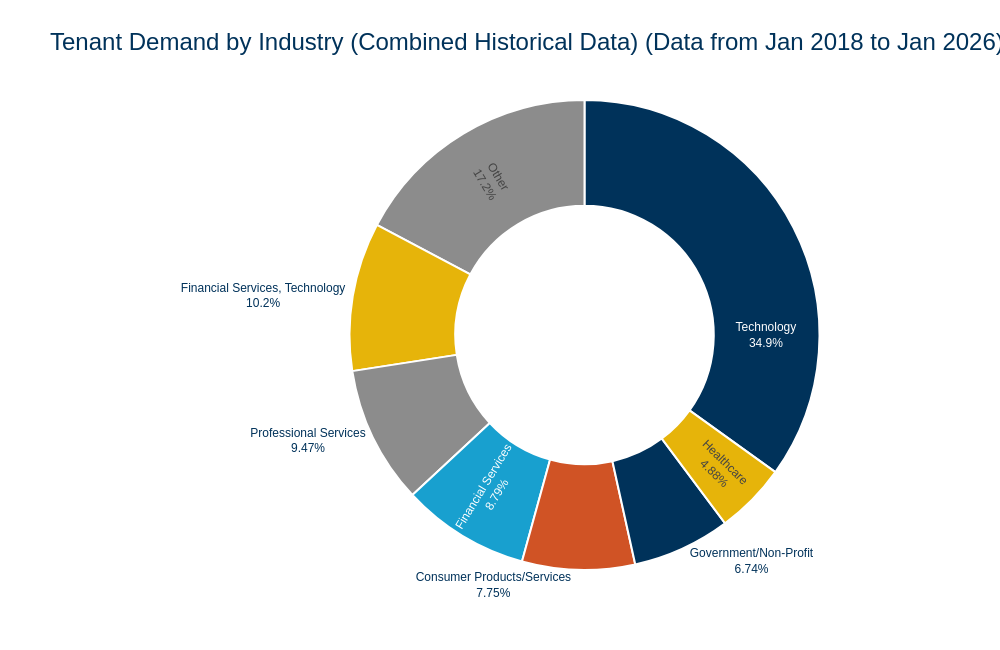

Notebook source saved alongside this figure:
### Markdown cell above
## Chart 3: Demand by Industry (Donut Chart)

### Code cell
# Aggregate by industryindustry_data = (    df_combined.dropna(subset=['sf_avg'])    .groupby('industry')['sf_avg']    .sum()    .reset_index())industry_data = industry_data[industry_data['sf_avg'] > 0]industry_data = industry_data[industry_data['industry'].astype(str).str.strip() != '']# Note how far back the data goesif 'date' in df_combined.columns:    min_date = df_combined['date'].min()    max_date = df_combined['date'].max()    date_range_note = f"(Data from {min_date:%b %Y} to {max_date:%b %Y})"else:    date_range_note = ""# Top 7 + Otherindustry_data_sorted = industry_data.sort_values(by='sf_avg', ascending=False)top_n = 7largest = industry_data_sorted.iloc[:top_n]other = industry_data_sorted.iloc[top_n:]if not other.empty:    other_row = pd.DataFrame([{        'industry': 'Other',        'sf_avg': other['sf_avg'].sum()    }])    pie_data = pd.concat([largest, other_row], ignore_index=True)else:    pie_data = largest# Extend color paletteindustry_colors = (AQUILA_COLORS * ((len(pie_data) // len(AQUILA_COLORS)) + 1))[:len(pie_data)]fig3 = go.Figure(    data=[        go.Pie(            labels=pie_data['industry'],            values=pie_data['sf_avg'],            textinfo='label+percent',            insidetextorientation='radial',            hole=0.55,            marker=dict(                line=dict(color=COLORS['background'], width=2),                colors=industry_colors            )        )    ])fig3.update_layout(    title={        'text': f'Tenant Demand by Industry (Combined Historical Data) {date_range_note}',        'font': dict(family=AQUILA_FONT, size=24, color=AQUILA_COLORS[0])    },    plot_bgcolor=COLORS['background'],    paper_bgcolor=COLORS['background'],    font=dict(family=AQUILA_FONT, size=12, color=AQUILA_COLORS[0]),    showlegend=False,    width=1000,    height=650,    margin=dict(t=100, b=80, l=50, r=50))fig3.write_html('charts/office/requirements_sf_avg_by_industry.html')print('✓ Saved charts/office/requirements_sf_avg_by_industry.html')fig3.show()

### Figure 1 — Plotly figure (JSON) as saved in the notebook; plotly's stock layout.template omitted (floating-point values rounded to 4 significant figures)
{"data": [{"hole": 0.55, "insidetextorientation": "radial", "labels": ["Technology", "Financial Services, Technology", "Professional Services", "Financial Services", "Consumer Products/Services", "Government/Non-Profit", "Healthcare", "Other"], "marker": {"colors": ["#00325a", "#e6b40a", "#8c8c8c", "#18a0CF", "#D05325", "#00325a", "#e6b40a", "#8c8c8c"], "line": {"color": "#FFFFFF", "width": 2}}, "textinfo": "label+percent", "type": "pie", "values": [2154050, 630100, 584000, 542450, 478400, 415900, 301150, 1063950]}], "layout": {"font": {"color": "#00325a", "family": "Futura LT Pro, Futura, Arial, sans-serif", "size": 12}, "height": 650, "margin": {"b": 80, "l": 50, "r": 50, "t": 100}, "paper_bgcolor": "#FFFFFF", "plot_bgcolor": "#FFFFFF", "showlegend": false, "title": {"font": {"color": "#00325a", "family": "Futura LT Pro, Futura, Arial, sans-serif", "size": 24}, "text": "Tenant Demand by Industry (Combined Historical Data) (Data from Jan 2018 to Jan 2026)"}, "width": 1000}}
